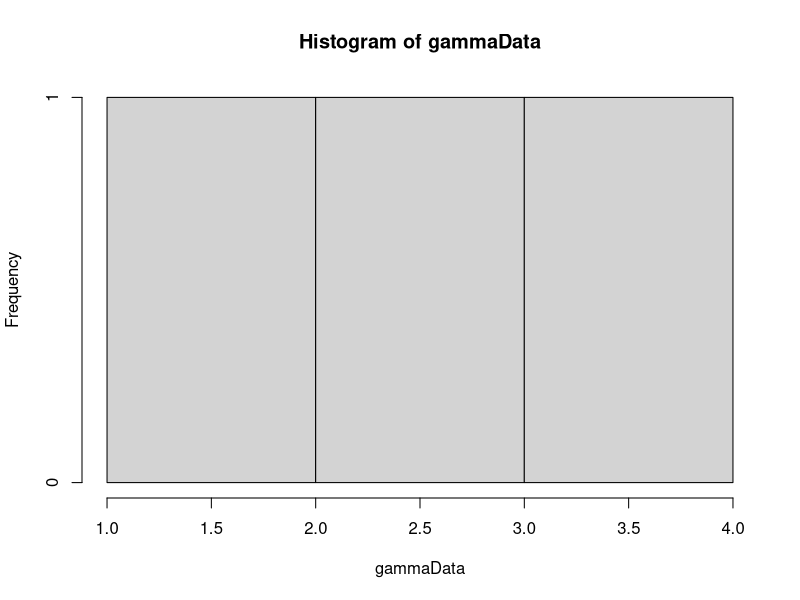

Write R code to recreate this figure. (Note: this script raises an error after producing the figure.)
library(MCMCpack)

#weightedUniform <- function(n, numIterations) {
#  # Generate sample of from a weighted uniform distribution
#  # 
#  # Args:
#  #   n: number of points in sample
#  #   
#  # Returns:
#  #   A vector sample
#  uCurr = runif(n)
#  alphaCurr = findAlpha(s2, uCurr)
#  uConv = rep(0, numIterations)
#  uTrace = rep(0, numIterations)
#  for(i in 1:numIterations) {
#    uProp = runif(n)
#    alphaProp = findAlpha(s2, uProp)
#    if(alphaProp != -1) {
#      proportionalProp = proportionalDensity(uProp, alphaProp)
#      proportionalCurr = proportionalDensity(uCurr, alphaCurr)
#      alphaVal = min(1, proportionalProp/proportionalCurr)
#      u = runif(1)
#      print(i)
#      if (u <= alphaVal) {
#        uCurr = uProp
#        alphaCurr = alphaProp
#      }  
#    }
#    uConv[i] = var(uCurr)
#    uTrace[i] = uCurr[1]
#  }
#  plot(uConv, type="l")
#  plot(uTrace, type="l")
#  return(uCurr)
#}
#
#proportionalDensity <- function(u, alpha) {
#  # Calculate proportional density for indepence sampling
#  # 
#  # Args:
#  #   u: A vector from an uniform distribution.
#  #   alpha: A scalar value
#  #   
#  # Returns:
#  #   A scalar value
#  
#  gammaInv = rep(0, length(u))
#  diffGammaInv = rep(0, length(u))
#  for(i in 1:length(u)) {
#    gammaInv[i] = invGammaCumulative(u[i], alpha)
#    diffGammaInv[i] = diffAlphaInvGammaCumulative(u[i], alpha)
#  }
#  return(calcWeight(gammaInv, diffGammaInv))
#}
#
#calcWeight <- function(gammaInv, diffGammaInv) {
#  # Calculate weigth for a gamma distribution
#  #
#  # Args:
#  #   gammaInv: A list of values from the inverse cumulative gamma.
#  #   diffGammaInv: A list of values from the derivative of the inverse cumulative gamma.
#  #   
#  # Returns:
#  #   A scalar value
#  weight = (1/length(gammaInv))*(sum(diffGammaInv/gammaInv)) - sum(diffGammaInv)/sum(gammaInv)
#  return(weight)
#}

calcWeight <- function(u, alpha) {
  # Calculates weight for given u and alpha.
  # 
  # Args:
  #   u: A vector.
  #   alpha: A scalar.
  #   
  # Returns:
  #   The weight value. A scalar.
  gammaInv = rep(0, length(u))
  diffGammaInv = rep(0, length(u))
  for(i in 1:length(u)) {
    gammaInv[i] = invGammaCumulative(u[i], alpha)
    diffGammaInv[i] = diffAlphaInvGammaCumulative(u[i], alpha)
  }
  weight = 1/((1/length(gammaInv))*(sum(diffGammaInv/gammaInv)) - sum(diffGammaInv)/sum(gammaInv))
  return(weight)
}

calcPhi <- function(u, alpha) {
  phiPoint = rep(0, length(u))
  for(i in 1:length(u)) {
    xValue = invGammaCumulative(u[i], alpha)
    phiPoint[i] = xValue > probValue
  }
  return(sum(phiPoint)/length(u))
}

invGammaCumulative <- function(u, alpha) {
  # Finds the inverse of the cumulative gamma.
  # 
  # Args:
  #   u: Scalar value.
  #   alpha: Scalar value.
  #   
  # Returns:
  #   A scalar. The inverse value given u and alpha.
  x = 0
  stepSize = 0.1
  tolerance = 0.00001
  direction = 1
  integralValue = 0
  
  while(abs(integralValue - u) > tolerance){
    x = x + direction*stepSize
    if(x<0) {
      x = 0
      direction = 1
    }
    
    if(method == "integrate") {
      integral = integrate(gammaDensity, 0, x)
      integralValue = integral$value  
    } else if(method == "pgamma") {
      integral = pgamma(x, shape=alpha, scale=1)
      integralValue = integral
    }
    
    
    # Going left and pass the point
    if ((u > integralValue) && (direction == -1)) {
      stepSize = stepSize/2
      direction = 1
    }
    
    # Going right and pass the point
    if ((u < integralValue) && (direction == 1)) {
      stepSize = stepSize/2
      direction = -1
    }
  }
  return(x)
}

diffAlphaInvGammaCumulative <- function(u, alpha) {
  # Derivative of gamma distribution with respect to alpha.
  # 
  # Args:
  #   u: Scalar between 0 and 1.
  #   alpha: Scalar larger than 0.
  #   
  # Returns:
  #   Scalar value. Derivative at point alpha.
  firstPoint = invGammaCumulative(u,alpha)
  secondPoint = invGammaCumulative(u, alpha + alphaHStep)
  return((secondPoint - firstPoint)/alphaHStep)
}

calcDerivateFunction <- function(u, alphaValue) {
  # Analytically find the derivative of cumulative inverse.
  # 
  # Args:
  #   u: Scalar value between 0 and 1.
  #   alphaValue: Scalar value.
  #   
  # Returns:
  #   A scalar value.
  largeFInv = invGammaCumulative(u, alphaValue)
  integralPart = integrate(integralFunction, 0, largeFInv)
  return((digamma(alphaValue)*u - integralPart$value)*gamma(alphaValue)/((largeFInv^(alphaValue - 1))*exp(-largeFInv)))
}

integralFunction <- function(y) {
  # Function to be integrated.
  return(log(y)*(y^(alphaValue - 1))*exp(-y)/gamma(alphaValue))
}

optimfindAlpha <- function() {
  if((calcValueTau2(u, alphaUpperBound) < s2) || (calcValueTau2(u, alphaLowerBound) > s2)) {
    return(-1)
  }
  return(optim(c(0.1), optimFunction, lower=alphaLowerBound, upper=alphaUpperBound, method="Brent")$par)
}

optimFunction <- function(alpha) {
  return(abs(s2-calcValueTau2(u, alpha)))
}

findAlpha <- function(s2, u) {
  # Function to calculate alpha value
  # 
  # Args:
  #   s2: Scalar value of sufficient statistic
  #   u: A vector
  #   
  # Returns:
  #   A scalar value of alpha.
  
  alphaValue = 0.1
  stepSize = 1
  direction = 1
  tolerance = 0.0001
  tau2Value = 0
  prevTau2Value = 0
  it = 0
  while(abs(s2 - tau2Value) > tolerance) {
    it = it + 1
    alphaValue = alphaValue + direction*stepSize
    if(alphaValue<=0) {
      alphaValue = 0.1
      direction = 1
    }
    prevTau2Value = tau2Value
    tau2Value = calcValueTau2(u, alphaValue)
    #print(abs(s2 - tau2Value))
    #print(direction)
    if ((s2 > tau2Value) && (direction == -1)) {
      stepSize = stepSize/2
      direction = 1
    }
    
    if ((s2 < tau2Value) && (direction == 1)) {
      stepSize = stepSize/2
      direction = -1
    }
    
    if(isAlphaOutsideValidInterval(alphaValue, direction)) {
      return(-1)
    }  
    print(stepSize)
    if(it==100) {
      return(-1)
    }
    
  }
  
  return(alphaValue)
}

isAlphaOutsideValidInterval <- function(alphaValue, direction) {
  # Function to check if the alphaValue is outside allowed interval.
  # 
  # Args:
  #   alphaValue: A scalar value
  #   direction: A scalar value. Either 1 or -1.
  #   
  # Returns:
  #   Boolean value.
  return((alphaValue < alphaLowerBound && direction == -1) || (alphaValue > alphaUpperBound && direction == 1))
}

findBeta <- function(s1, u, alphaValue) {
  # Calculates beta
  # 
  # Args:
  #   s1: Scalar value.
  #   u: Vector of values between 0 and 1.
  #   alphaValue: Scalar value.
  #   
  # Returns:
  #   A scalar value.
  largeFInv = rep(0, length(u))
  for(i in 1:length(u)) {
    largeFInv[i] = invGammaCumulative(u[i], alphaValue)
  }
  return(s1*length(u)/(sum(largeFInv)))
}

calcValueTau2 <- function(u, alphaValue) {
  largeFInv = rep(0, length(u))
  for(i in 1:length(u)) {
    largeFInv[i] = invGammaCumulative(u[i], alphaValue)
  }
  return(length(u)*((prod(largeFInv))^(1/length(u)))/sum(largeFInv))
}

calcValueTau2Method2 <- function(x) {
  return(length(x)*((prod(x))^(1/length(x)))/sum(x))
}

alpha = 2
beta = 1
hStep = 0.01
alphaHStep = 0.01
method = "pgamma"
NUM_SAMPLES = 1000
NUM_POINTS = 3
alphaUpperBound = 20
alphaLowerBound = 0.01

# Generate data
gammaData = rgamma(NUM_POINTS, shape=alpha, scale = beta)
hist(gammaData)
# Calculation of statistics
s1 = sum(gammaData)/NUM_POINTS
s2 = NUM_POINTS*((prod(gammaData))^(1/NUM_POINTS))/sum(gammaData)

# Generation of samples
phi = rep(0, NUM_SAMPLES)
# Phi is the prob that X>probValue
probValue = 1
weightsW = rep(0, NUM_SAMPLES)
sampleIndex = 1
iterationNumber = 0
estAlpha = rep(0, NUM_SAMPLES)
while(sampleIndex <= NUM_SAMPLES) {
  u = runif(NUM_POINTS)
  estAlpha[sampleIndex] = optimfindAlpha()
  if(estAlpha[sampleIndex] != -1) {
    weightsW[sampleIndex] = calcWeight(u, estAlpha)
    phi[sampleIndex] = calcPhi(u, alpha)
    sampleIndex = sampleIndex + 1
    #print(sampleIndex)
  }
  #print(iterationNumber)
  iterationNumber = iterationNumber + 1
}
alphaAcceptance = sampleIndex/iterationNumber
hist(weightsW, breaks = 200)
expectedPhi = sum(phi*weightsW)/sum(weightsW)
plot(estAlpha, weightsW)
